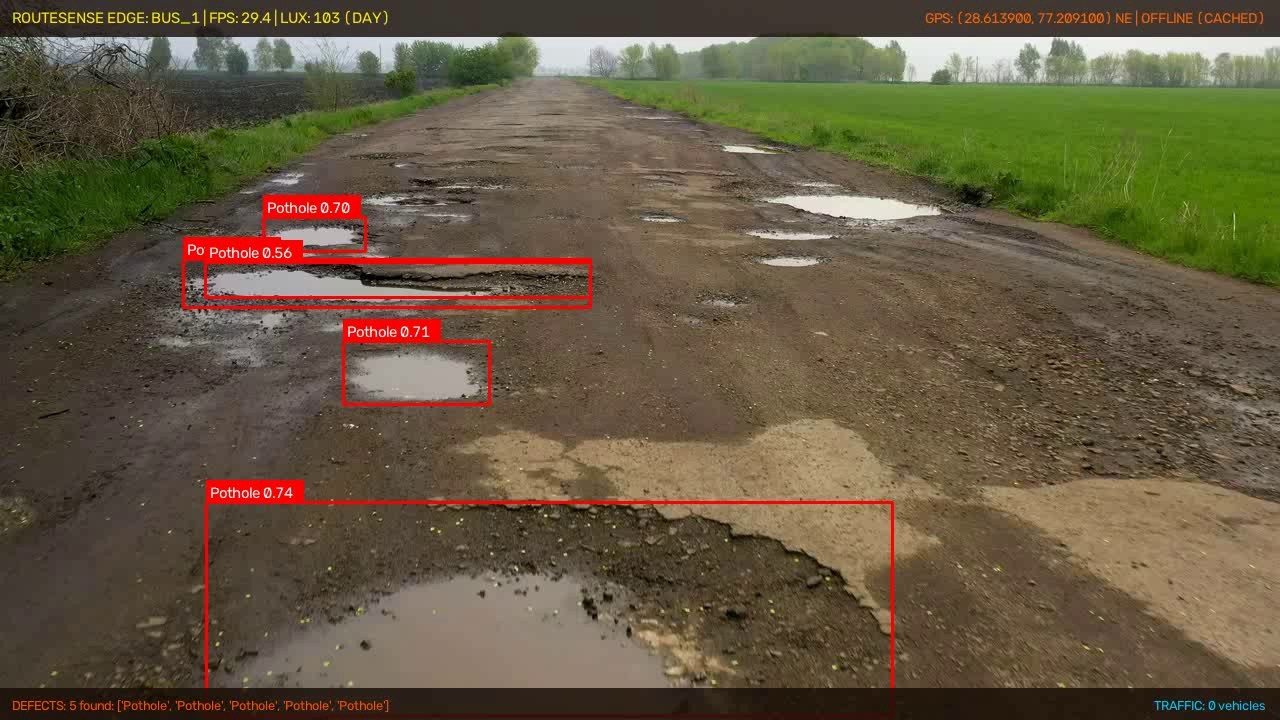
#> input picture edge/sample_hud.jpg, 1280 x 720 px
$ python -i night_enhancer.py   (imports and definitions only)
#> lines starting #> are read from the running program, lines starting #| are printed output that depends on the picture
"""
Nighttime and low-light road dashcam enhancement module.
Uses CLAHE (Contrast Limited Adaptive Histogram Equalization) on the L-channel of LAB space.
Extremely fast (<2ms on CPU) - ideal for edge devices without GPU overhead.
"""

import cv2
import numpy as np


class NightEnhancer:
    def __init__(self, clip_limit: float = 3.0, tile_grid_size: tuple = (8, 8), dark_threshold: float = 85.0):
        """
        :param clip_limit: Threshold for contrast limiting in CLAHE
        :param tile_grid_size: Size of grid for histogram equalization (default 8x8)
        :param dark_threshold: Mean luminance threshold below which night mode auto-activates
        """
        self.clahe = cv2.createCLAHE(clipLimit=clip_limit, tileGridSize=tile_grid_size)
        self.dark_threshold = dark_threshold

    def is_low_light(self, frame: np.ndarray) -> tuple[bool, float]:
        """Calculates frame mean luminance to detect night/dark conditions."""
        gray = cv2.cvtColor(frame, cv2.COLOR_BGR2GRAY)
        mean_brightness = float(np.mean(gray))
        return (mean_brightness < self.dark_threshold), mean_brightness

    def enhance(self, frame: np.ndarray, force: bool = False) -> tuple[np.ndarray, bool, float]:
        """
        Enhances low-light / nighttime road frame.
        :param frame: Standard BGR OpenCV image
        :param force: If True, always apply enhancement regardless of brightness
        :return: (enhanced_frame, was_enhanced, mean_brightness)
        """
        is_dark, brightness = self.is_low_light(frame)

        if not (is_dark or force):
            return frame, False, brightness

        # Convert to LAB color space to isolate luminance from color
        lab = cv2.cvtColor(frame, cv2.COLOR_BGR2LAB)
        l_channel, a_channel, b_channel = cv2.split(lab)

        # Apply CLAHE to the L channel
        cl = self.clahe.apply(l_channel)

        # Merge channels back
        merged = cv2.merge((cl, a_channel, b_channel))
        enhanced = cv2.cvtColor(merged, cv2.COLOR_LAB2BGR)

        return enhanced, True, brightness

>>> import cv2
>>> picture = cv2.imread('sample_hud.jpg')
#> picture is the input picture: shape (720, 1280, 3); mean B, G, R 65.5, 88.8, 101.2
>>> result = NightEnhancer().enhance(picture)
#> in is_low_light, `gray = cv2.cvtColor(frame, cv2.COLOR_BGR2GRAY)`:
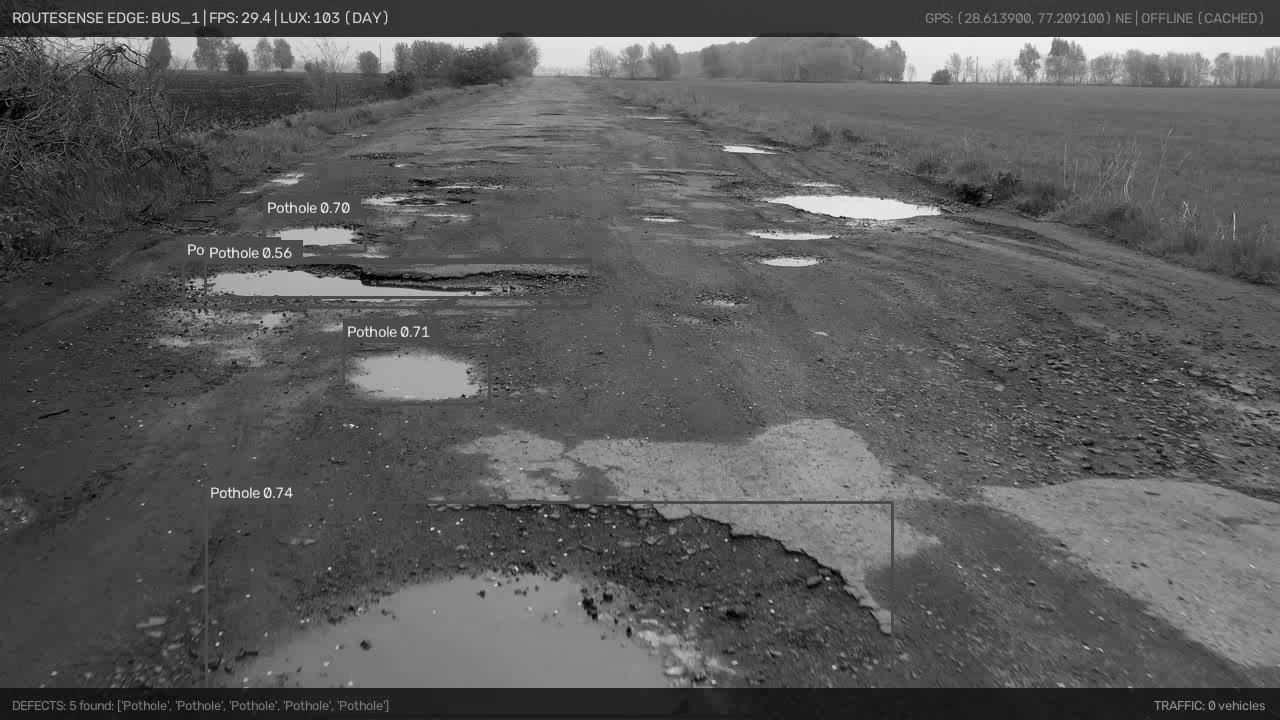
#> gray: shape (720, 1280); min 0, max 252, mean 89.9
#> in is_low_light, `mean_brightness = float(np.mean(gray))`: mean_brightness = 89.86
#> in enhance, `is_dark, brightness = self.is_low_light(frame)`: is_dark = False; brightness = 89.86
